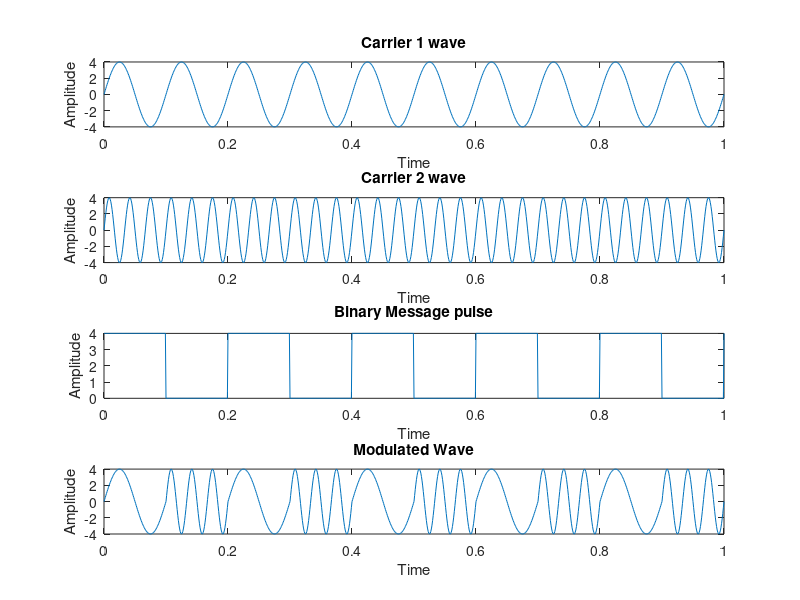

Write the MATLAB code that produced this figure.
%Frequency shift keying
clc;
close all;
clear all;

fc1 =10;% input(' freq of  1st sine wave carrier:');
fc2 =30;% input(' freq of  2nd sine wave carrier:');
fp = 5;%input('Enter the freq of periodic Binary pulse(MEssage):');
amp =4;% input('Enter the amplitude (Carrier & binary pulse message both):');
t = 0:0.001:1;

%carrier generating
c1 = amp.*sin(2*pi*fc1*t);
c2 = amp.*sin(2*pi*fc2*t);

subplot(4,1,1);
plot(t,c1);
xlabel('Time');
ylabel('Amplitude');
title('Carrier 1 wave');

subplot(4,1,2);
plot(t,c2);
xlabel('Time');
ylabel('Amplitude');
title('Carrier 2 wave');

%For Generating Square wave message
m = amp/2.*square(2*pi*fp*t)+amp/2;
subplot(4,1,3);
plot(t,m);
xlabel('Time');
ylabel('Amplitude');
title('Binary Message pulse');

%modulated wave
for i=0:1000;
    if m(i+1)==0
        mm(i+1)=c2(i+1);
    else
        mm(i+1)=c1(i+1);
    end
end

subplot(4,1,4);
plot(t,mm);
xlabel('Time');
ylabel('Amplitude');
title('Modulated Wave');
%input 10 30 5 4